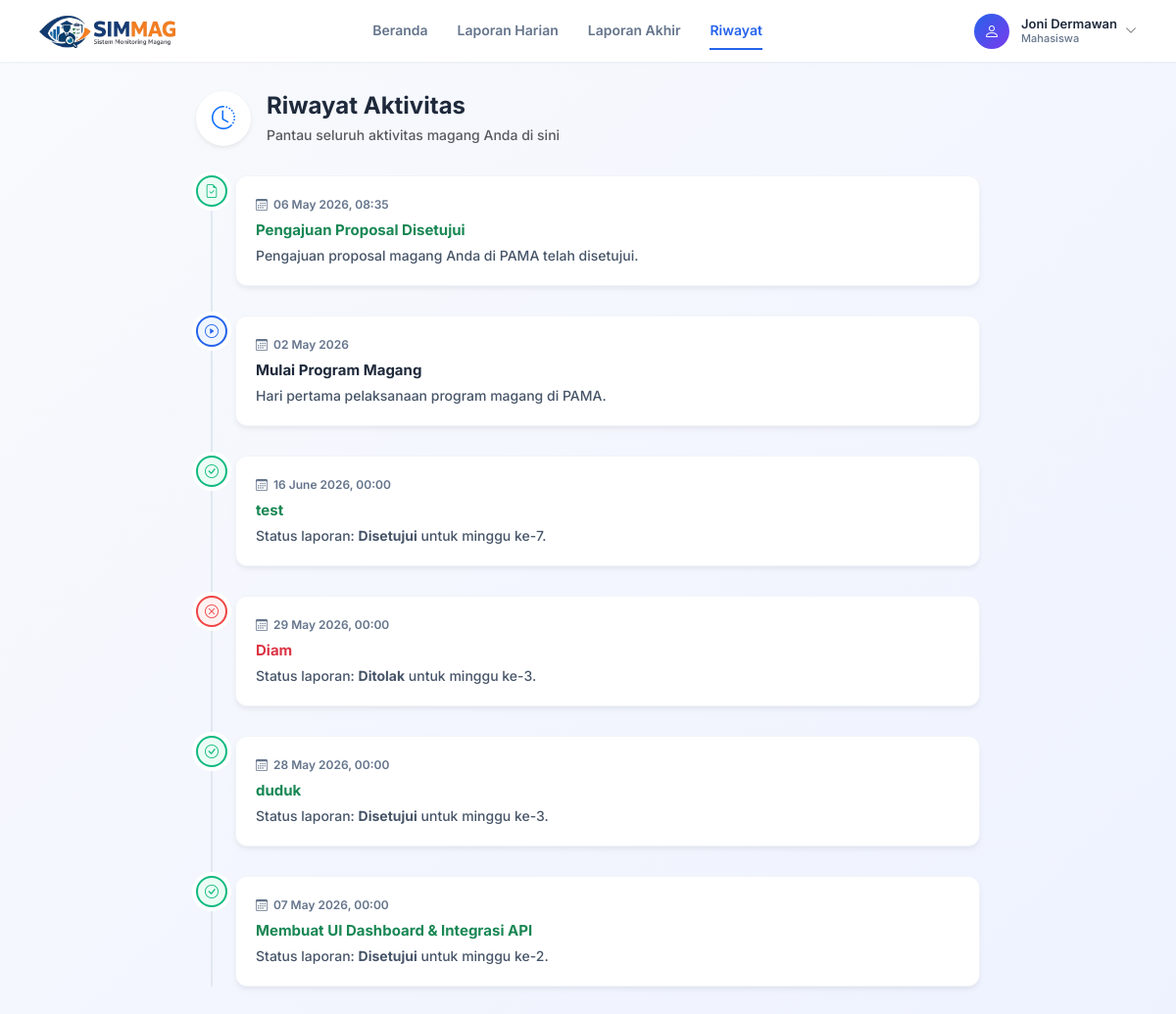
Page /mahasiswa/riwayat.php (signed in) on the committed database.
### tables this page shows
CREATE TABLE `mahasiswa` (
  `id_mahasiswa` int(11) NOT NULL,
  `NIM` varchar(20) NOT NULL,
  `nama` varchar(100) NOT NULL,
  `email` varchar(100) NOT NULL,
  `prodi` varchar(100) NOT NULL,
  `password` varchar(255) NOT NULL,
  `no_hp` varchar(20) DEFAULT NULL
);

CREATE TABLE `pengajuan` (
  `id_pengajuan` int(11) NOT NULL,
  `id_mahasiswa` int(11) DEFAULT NULL,
  `jenis_perusahaan` varchar(50) DEFAULT NULL,
  `nama_perusahaan` varchar(255) DEFAULT NULL,
  `alamat` varchar(255) DEFAULT NULL,
  `provinsi` varchar(100) DEFAULT NULL,
  `kota` varchar(100) DEFAULT NULL,
  `kecamatan` varchar(100) DEFAULT NULL,
  `kode_pos` varchar(20) DEFAULT NULL,
  `judul_proposal` varchar(255) DEFAULT NULL,
  `bidang` varchar(100) DEFAULT NULL,
  `tanggal_mulai` date DEFAULT NULL,
  `tanggal_selesai` date DEFAULT NULL,
  `catatan` text DEFAULT NULL,
  `file_proposal` varchar(255) DEFAULT NULL,
  `status` varchar(50) DEFAULT 'pending',
  `created_at` timestamp NOT NULL DEFAULT current_timestamp()
);

CREATE TABLE `laporan_harian` (
  `id_laporan_harian` int(11) NOT NULL,
  `id_mahasiswa` int(11) NOT NULL,
  `kegiatan` text NOT NULL,
  `file_pendukung` varchar(255) DEFAULT NULL,
  `tanggal_submit` datetime NOT NULL DEFAULT current_timestamp(),
  `status` varchar(50) DEFAULT 'menunggu',
  `catatan_dosen` text DEFAULT NULL,
  `id_pendaftaran` int(11) DEFAULT NULL,
  `minggu_ke` int(11) DEFAULT NULL,
  `jam_masuk` time DEFAULT NULL,
  `jam_keluar` time DEFAULT NULL
);

### mahasiswa/riwayat.php (the view, shortened to what this page needs)
<?php
$user = $_SESSION['user'];
$db = new Database();
$conn = $db->getConnection();
$page = "riwayat";
$stmtMhs = $conn->prepare("SELECT * FROM mahasiswa WHERE id_mahasiswa = ?");
$stmtMhs->execute([$user['id']]);
$mahasiswa = $stmtMhs->fetch(PDO::FETCH_ASSOC);
$nama_mahasiswa = $mahasiswa['nama'];
$stmtRiwayat = $conn->prepare("
    SELECT id_laporan_harian, kegiatan, status, tanggal_submit, minggu_ke
    FROM laporan_harian
    WHERE id_mahasiswa = ?
    ORDER BY tanggal_submit DESC
");
$stmtRiwayat->execute([$user['id']]);
$data_riwayat = $stmtRiwayat->fetchAll(PDO::FETCH_ASSOC);
$stmtPengajuan = $conn->prepare("SELECT * FROM pengajuan WHERE id_mahasiswa = ? AND status = 'Disetujui' ORDER BY id_pengajuan DESC LIMIT 1");
$stmtPengajuan->execute([$user['id']]);
$pengajuan = $stmtPengajuan->fetch(PDO::FETCH_ASSOC);
?>
<!DOCTYPE html>
<html lang="id">
<head>
    <link href="https://cdn.jsdelivr.net/npm/bootstrap@5.3.0/dist/css/bootstrap.min.css" rel="stylesheet">
    <link href="https://cdn.jsdelivr.net/npm/bootstrap-icons/font/bootstrap-icons.css" rel="stylesheet">
    <link rel="stylesheet" href="assets/css/mahasiswa_navbar.css">
    <link rel="stylesheet" href="assets/css/riwayat.css">
    <link rel="stylesheet" href="assets/css/mahasiswa.css">
</head>
<body>
    <div class="top-navbar">
        <div class="navbar-brand">
            <img src="assets/logo.png" alt="SIMMAG">
        </div>
        <div class="nav-center">
            <a href="magang_aktif.php" class="<?= ($page == 'magang_aktif') ? 'active' : '' ?>">Beranda</a>
            <a href="laporan_harian.php" class="<?= ($page == 'laporan_harian') ? 'active' : '' ?>">Laporan Harian</a>
            <a href="laporan_akhir.php" class="<?= ($page == 'laporan_akhir') ? 'active' : '' ?>">Laporan Akhir</a>
            <a href="riwayat.php" class="<?= ($page == 'riwayat') ? 'active' : '' ?>">Riwayat</a>
        </div>
        <div class="nav-right">
            <div class="profile-section">
                <div class="profile-wrapper">
                    <div class="profile-info" id="profileToggle" style="cursor:pointer;">
                        <div class="profile-avatar"><i class="bi bi-person"></i></div>
                        <div class="profile-text">
                            <div class="name"><?= $nama_mahasiswa ?></div>
                            <div class="role">Mahasiswa</div>
                        </div>
                        <i class="bi bi-chevron-down ms-2 text-muted" style="font-size: 12px;"></i>
                    </div>
                </div>
            </div>
        </div>
    </div>
    <div class="main-container">
        <div class="mx-auto" style="max-width: 800px;">
            <div class="d-flex align-items-center mb-4">
                <div class="bg-white rounded-circle shadow-sm me-3 text-primary d-flex align-items-center justify-content-center" style="width: 56px; height: 56px;">
                    <i class="bi bi-clock-history fs-4"></i>
                </div>
                <div>
                    <h4 class="mb-1 fw-bold" style="color: #1e293b;">Riwayat Aktivitas</h4>
                    <p class="text-muted mb-0" style="font-size: 14px;">Pantau seluruh aktivitas magang Anda di sini</p>
                </div>
            </div>
            <?php if ($pengajuan): ?>
            <div class="timeline-container">
                <div class="timeline-item">
                    <div class="timeline-icon success"><i class="bi bi-file-earmark-check"></i></div>
                    <div class="timeline-content">
                        <div class="timeline-date"><i class="bi bi-calendar3"></i> <?= date('d F Y, H:i', strtotime($pengajuan['created_at'])) ?></div>
                        <h6 class="timeline-title text-success">Pengajuan Proposal Disetujui</h6>
                        <p class="timeline-desc">Pengajuan proposal magang Anda di <?= $pengajuan['nama_perusahaan'] ?> telah disetujui.</p>
                    </div>
                </div>
                <div class="timeline-item">
                    <div class="timeline-icon primary"><i class="bi bi-play-circle"></i></div>
                    <div class="timeline-content">
                        <div class="timeline-date"><i class="bi bi-calendar3"></i> <?= date('d F Y', strtotime($pengajuan['tanggal_mulai'])) ?></div>
                        <h6 class="timeline-title">Mulai Program Magang</h6>
                        <p class="timeline-desc">Hari pertama pelaksanaan program magang di <?= $pengajuan['nama_perusahaan'] ?>.</p>
                    </div>
                </div>
                <?php foreach ($data_riwayat as $item): ?>
                <div class="timeline-item">
                    <div class="timeline-icon <?php if ($item['status'] == 'Disetujui') echo 'success'; elseif ($item['status'] == 'Ditolak') echo 'danger'; else echo 'warning'; ?>">
                        <?php if ($item['status'] == 'Disetujui'): ?>
                            <i class="bi bi-check-circle"></i>
                        <?php elseif ($item['status'] == 'Ditolak'): ?>
                            <i class="bi bi-x-circle"></i>
                        <?php else: ?>
                            <i class="bi bi-clock"></i>
                        <?php endif; ?>
                    </div>
                    <div class="timeline-content">
                        <div class="timeline-date"><i class="bi bi-calendar3"></i> <?= date('d F Y, H:i', strtotime($item['tanggal_submit'])) ?></div>
                        <h6 class="timeline-title <?php if ($item['status'] == 'Disetujui') echo 'text-success'; elseif ($item['status'] == 'Ditolak') echo 'text-danger'; ?>"><?= htmlspecialchars($item['kegiatan']) ?></h6>
                        <p class="timeline-desc">Status laporan: <strong><?= $item['status'] ?></strong> untuk minggu ke-<?= $item['minggu_ke'] ?>.</p>
                    </div>
                </div>
                <?php endforeach; ?>
            </div>
            <?php endif; ?>
        </div>
    </div>
</body>
</html>

### mahasiswa/assets/css/mahasiswa_navbar.css (style rules this page uses)
body { font-family: 'Inter', sans-serif; background: linear-gradient(135deg, #f8fafc 0%, #eef2ff 100%); color: #1e293b; min-height: 100vh; margin: 0; padding: 0; }
.top-navbar { background-color: #ffffff; padding: 12px 40px; display: flex; align-items: center; justify-content: space-between; box-shadow: 0 1px 3px rgba(0,0,0,0.05); }
.navbar-brand img { height: 35px; }
.nav-center { display: flex; gap: 30px; }
.nav-center a { color: #64748b; text-decoration: none; font-weight: 600; font-size: 14px; padding: 8px 0; border-bottom: 2px solid transparent; transition: all 0.2s; }
.nav-center a:hover, .nav-center a.active { color: #2563eb; border-bottom: 2px solid #2563eb; }
.nav-right { display: flex; align-items: center; gap: 20px; }
.profile-section { display: flex; align-items: center; margin-left: 15px; }
.profile-info { display: flex; align-items: center; }
.profile-avatar { width: 36px; height: 36px; border-radius: 50%; background: linear-gradient(135deg, #2563eb, #7c3aed); color: white; display: flex; align-items: center; justify-content: center; font-size: 16px; margin-right: 12px; }
.profile-text { line-height: 1.2; }
.profile-text .name { font-weight: 600; font-size: 13px; color: #1e293b; }
.profile-text .role { font-size: 11px; color: #64748b; }
.profile-wrapper { position: relative; }
.main-container { padding: 30px 40px; max-width: 1400px; margin: 0 auto; }

### mahasiswa/assets/css/riwayat.css (style rules this page uses)
.timeline-container { position: relative; padding-left: 40px; margin-top: 30px; margin-bottom: 30px; }
.timeline-container::before { content: ''; position: absolute; left: 15px; top: 0; bottom: 0; width: 2px; background: #e2e8f0; border-radius: 2px; }
.timeline-item { position: relative; margin-bottom: 30px; }
.timeline-item:last-child { margin-bottom: 0; }
.timeline-icon { position: absolute; left: -40px; width: 32px; height: 32px; border-radius: 50%; display: flex; align-items: center; justify-content: center; background: #fff; border: 2px solid #e2e8f0; z-index: 1; font-size: 14px; box-shadow: 0 0 0 4px #fff; transition: all 0.3s ease; }
.timeline-icon.primary { border-color: #2563eb; color: #2563eb; background: #eff6ff; }
.timeline-icon.success { border-color: #10b981; color: #10b981; background: #ecfdf5; }
.timeline-icon.danger { border-color: #ef4444; color: #ef4444; background: #fef2f2; }
.timeline-content { background: #fff; padding: 20px; border-radius: 12px; box-shadow: 0 4px 6px -1px rgba(0, 0, 0, 0.05), 0 2px 4px -1px rgba(0, 0, 0, 0.03); border: 1px solid #f1f5f9; transition: all 0.3s ease; }
.timeline-date { font-size: 12px; font-weight: 600; color: #64748b; margin-bottom: 8px; display: flex; align-items: center; gap: 6px; }
.timeline-title { font-weight: 700; font-size: 15px; color: #1e293b; margin-bottom: 6px; }
.timeline-desc { color: #475569; font-size: 14px; line-height: 1.5; margin: 0; }

### mahasiswa/assets/css/mahasiswa.css (style rules this page uses)
body { font-family: 'Inter', sans-serif; font-weight: 500; background: linear-gradient(135deg, #f8fafc 0%, #eef2ff 100%); min-height: 100vh; }
h2, h3, h4 { font-weight: 700; color: #1e293b; }
h5, h6 { font-weight: 600; color: #334155; }
p, small { font-weight: 500; color: #64748b; }
.profile-section { display: flex; align-items: center; }
.profile-info { display: flex; align-items: center; }
.profile-avatar { width: 36px; height: 36px; border-radius: 50%; background: linear-gradient(135deg, #2563eb, #7c3aed); color: white; display: flex; align-items: center; justify-content: center; font-size: 16px; margin-right: 12px; }
.profile-text { line-height: 1.2; }
.profile-text .name { font-weight: 600; font-size: 13px; color: #1e293b; }
.profile-text .role { font-size: 11px; color: #64748b; }
.profile-wrapper { position: relative; }

### rows in the picture
mahasiswa: nama "Joni Dermawan"
pengajuan: created_at "06 May 2026, 08:35", nama_perusahaan "PAMA", tanggal_mulai "02 May 2026"
laporan_harian: tanggal_submit "16 June 2026, 00:00", kegiatan "test", status "Disetujui", minggu_ke "7"
laporan_harian: tanggal_submit "29 May 2026, 00:00", kegiatan "Diam", status "Ditolak", minggu_ke "3"
laporan_harian: tanggal_submit "28 May 2026, 00:00", kegiatan "duduk", status "Disetujui", minggu_ke "3"
laporan_harian: tanggal_submit "07 May 2026, 00:00", kegiatan "Membuat UI Dashboard & Integrasi API", status "Disetujui", minggu_ke "2"
